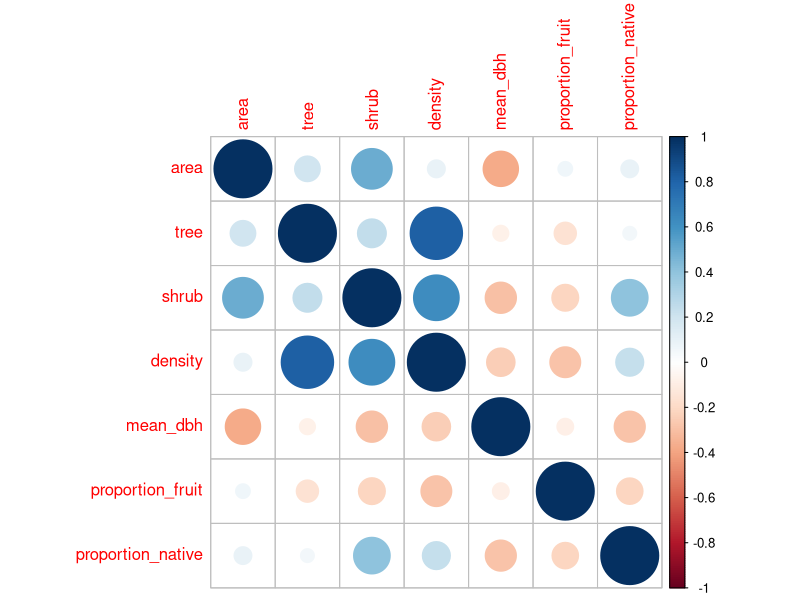
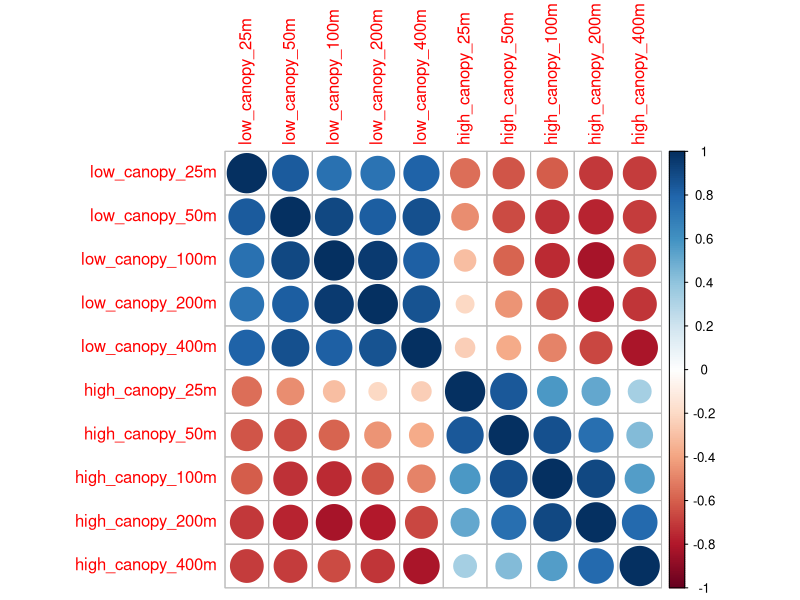

Source code (R) for these figures, in order:
# 04-Feb-2026                          
# ============================================================================ # 
#                             COLLINEARITY MATRICES
# ============================================================================ # 

# DESCRIPTION: 
# Creating a correlation matrix to asses the collinearity of my yard-level and 
# landscape-level habitat features

# PACKAGES USED:
library(readr)
library(dplyr)
library(corrplot)


# ============================================================================ # 
# 1. YARD HABITAT FEATURES  
# ============================================================================ # 

# --- 1.1 CORRELATION MATRIX --- #

# 1.11 Prepare yard_characteristics to include only yard habitat features
# Import data
yard_characteristics <- read_csv("2 - Cleaned/yard_characteristics.csv")

# Remove yard ID, centroid data, and SR columns
yard_features_only <- select(yard_characteristics, 
                                c(area,tree,shrub,density,mean_dbh,
                                  proportion_fruit,proportion_native))


# 1.12 Create correlation matrices
# Numerical correlation matrix
cor_matrix_yard <- cor(yard_features_only) # numerical correlation matrix
cor_matrix_yard
corrplot(cor_matrix_yard) # visual correlation matrix

# Conclusions: should remove density due to high correlation with trees and shrubs



# ============================================================================ # 
# 2. LANDSCAPE HABITAT FEATURES  
# ============================================================================ # 

# --- 2.1 CORRELATION MATRIX --- #

# 2.11 Prepare landscape_characteristics to include only yard habitat features
# Import data
landscape_characteristics <- read_csv("2 - Cleaned/landscape_characteristics.csv")

# Remove yard ID, centroid data, and SR columns
landscape_features_only <- landscape_characteristics %>% 
  select(-Yard.Code, -SR_total, -SR_mig, -SR_mig_2024, -SR_mig_2025, -SR_breed, -SR_breed_2024, -SR_breed_2025)


# 2.12 Create correlation matrices
# Numerical correlation matrix
cor_matrix_landscape <- cor(landscape_features_only) # numerical correlation matrix
cor_matrix_landscape
corrplot(cor_matrix_landscape) # visual correlation matrix

# Conclusions:
# - low canopy has high collinearity with everything
# - high canopy also does
# - the only acceptable variable is high_canopy_25m
# This is probably because the buffers have a lot of spatial overlap with one another
